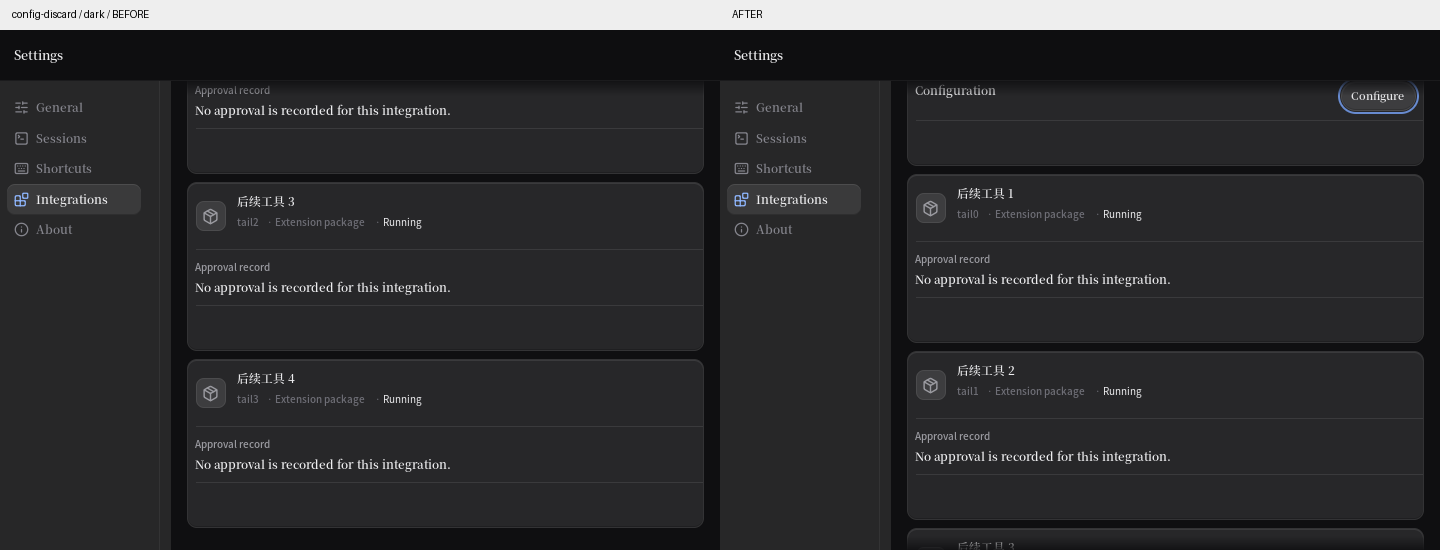
#> input picture docs/rounds/P13-ke/config-discard-dark-comparison.png, 1440 x 550 px, given in place of floter-P13-ke-field-removed-light-before.png, which was not available
$ python images.py
#> lines starting #> are read from the running program, lines starting #| are printed output that depends on the picture
from pathlib import Path
import json
import shutil
from PIL import Image, ImageChops, ImageDraw

out = Path(__file__).parent
names = ["field-removed", "field-kind", "submit-unavailable", "form-cancel",
         "form-closed", "form-empty", "config-cancel", "config-discard"]
differences = {}
for theme in ["light", "dark"]:
    overview = Image.new("RGB", (1440, 1160), "#eeeeee")
#> overview: PIL image 1440x1160 RGB; every value is 238
    for i, name in enumerate(names):
        frames = []
        for phase in ["before", "after"]:
            src = Path(f"/tmp/floter-P13-ke-{name}-{theme}-{phase}.png")
            shutil.copyfile(src, out / f"{name}-{theme}-{phase}.png")
            frames.append(Image.open(src).convert("RGB"))
        delta = ImageChops.difference(*frames)
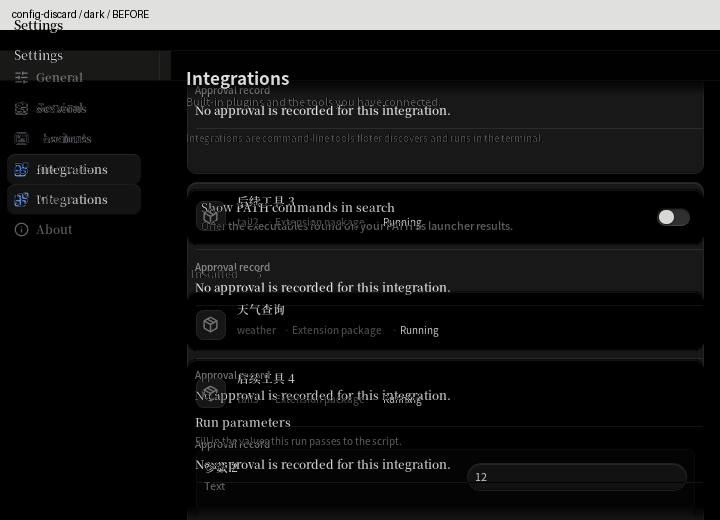
#> delta: PIL image 720x520 RGB; mean R, G, B 23.3, 23.4, 23.3
        changed = sum(1 for pixel in delta.getdata() if pixel != (0, 0, 0))
        if not changed:
            raise RuntimeError(f"no visual change: {name}-{theme}")
        differences[f"{name}-{theme}"] = changed
        pair = Image.new("RGB", (1440, 550), "#eeeeee")
#> pair: PIL image 1440x550 RGB; every value is 238
        draw = ImageDraw.Draw(pair)
        draw.text((12, 8), f"{name} / {theme} / BEFORE", fill="black")
        draw.text((732, 8), "AFTER", fill="black")
        for j, frame in enumerate(frames):
            pair.paste(frame, (j * 720, 30))
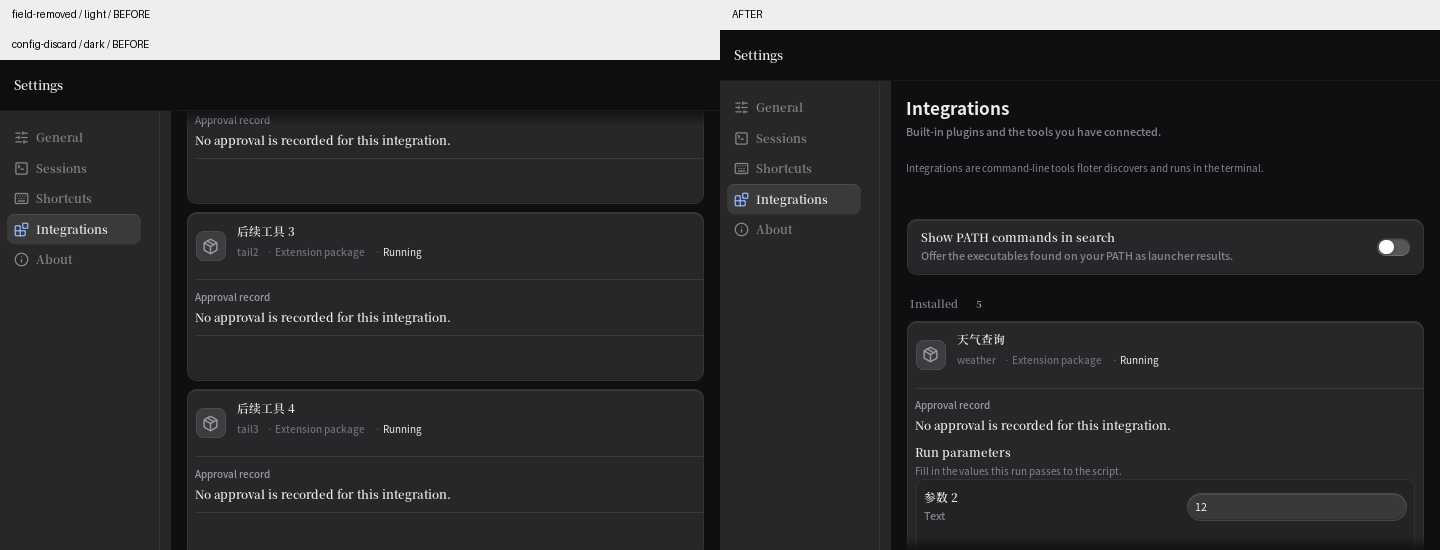
#> pair: PIL image 1440x550 RGB; mean R, G, B 51.2, 51.2, 52.9
        pair.save(out / f"{name}-{theme}-comparison.png")
        overview.paste(pair.resize((720, 275)), ((i % 2) * 720, (i // 2) * 290))
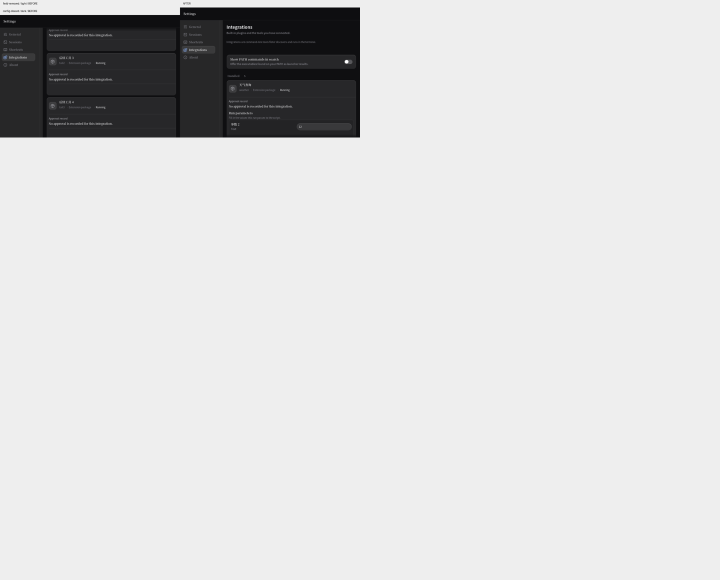
#> overview: PIL image 1440x1160 RGB (shown at 1/2 size); mean R, G, B 215.9, 215.9, 216.1
#> (the run stopped early here; a loop or call above may not have finished)
